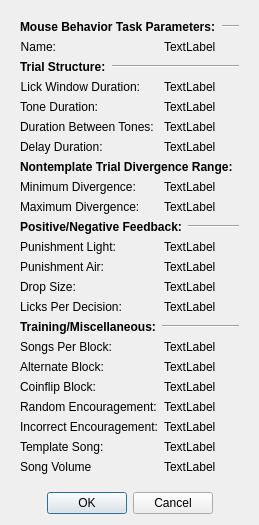
<?xml version="1.0" encoding="UTF-8"?>
<ui version="4.0">
 <class>parametersConfirm</class>
 <widget class="QDialog" name="parametersConfirm">
  <property name="enabled">
   <bool>true</bool>
  </property>
  <property name="geometry">
   <rect>
    <x>0</x>
    <y>0</y>
    <width>254</width>
    <height>525</height>
   </rect>
  </property>
  <property name="sizePolicy">
   <sizepolicy hsizetype="Preferred" vsizetype="Expanding">
    <horstretch>0</horstretch>
    <verstretch>0</verstretch>
   </sizepolicy>
  </property>
  <property name="windowTitle">
   <string>Confirmation</string>
  </property>
  <property name="modal">
   <bool>true</bool>
  </property>
  <layout class="QVBoxLayout" name="verticalLayout">
   <item>
    <widget class="QWidget" name="widget" native="true">
     <layout class="QFormLayout" name="formLayout">
      <item row="0" column="0" colspan="2">
       <layout class="QHBoxLayout" name="horizontalLayout_6">
        <item>
         <widget class="QLabel" name="label_4">
          <property name="font">
           <font>
            <weight>75</weight>
            <bold>true</bold>
           </font>
          </property>
          <property name="text">
           <string>Mouse Behavior Task Parameters:</string>
          </property>
         </widget>
        </item>
        <item>
         <widget class="Line" name="line_5">
          <property name="orientation">
           <enum>Qt::Horizontal</enum>
          </property>
         </widget>
        </item>
       </layout>
      </item>
      <item row="1" column="0">
       <widget class="QLabel" name="label_2">
        <property name="text">
         <string>Name:</string>
        </property>
        <property name="alignment">
         <set>Qt::AlignRight|Qt::AlignTrailing|Qt::AlignVCenter</set>
        </property>
       </widget>
      </item>
      <item row="1" column="1">
       <widget class="QLabel" name="name_label">
        <property name="text">
         <string>TextLabel</string>
        </property>
       </widget>
      </item>
      <item row="2" column="0" colspan="2">
       <layout class="QHBoxLayout" name="horizontalLayout">
        <item>
         <widget class="QLabel" name="label_21">
          <property name="sizePolicy">
           <sizepolicy hsizetype="Fixed" vsizetype="Preferred">
            <horstretch>0</horstretch>
            <verstretch>0</verstretch>
           </sizepolicy>
          </property>
          <property name="font">
           <font>
            <weight>75</weight>
            <bold>true</bold>
           </font>
          </property>
          <property name="text">
           <string>Trial Structure:</string>
          </property>
         </widget>
        </item>
        <item>
         <widget class="Line" name="line">
          <property name="orientation">
           <enum>Qt::Horizontal</enum>
          </property>
         </widget>
        </item>
       </layout>
      </item>
      <item row="3" column="0">
       <widget class="QLabel" name="label">
        <property name="text">
         <string>Lick Window Duration:</string>
        </property>
        <property name="alignment">
         <set>Qt::AlignRight|Qt::AlignTrailing|Qt::AlignVCenter</set>
        </property>
       </widget>
      </item>
      <item row="3" column="1">
       <widget class="QLabel" name="lick_window_duration_label">
        <property name="text">
         <string>TextLabel</string>
        </property>
       </widget>
      </item>
      <item row="4" column="0">
       <widget class="QLabel" name="label_15">
        <property name="text">
         <string>Tone Duration:</string>
        </property>
        <property name="alignment">
         <set>Qt::AlignRight|Qt::AlignTrailing|Qt::AlignVCenter</set>
        </property>
       </widget>
      </item>
      <item row="4" column="1">
       <widget class="QLabel" name="tone_duration_label">
        <property name="text">
         <string>TextLabel</string>
        </property>
       </widget>
      </item>
      <item row="5" column="0">
       <widget class="QLabel" name="label_13">
        <property name="text">
         <string>Duration Between Tones:</string>
        </property>
       </widget>
      </item>
      <item row="5" column="1">
       <widget class="QLabel" name="between_tones_duration_label">
        <property name="text">
         <string>TextLabel</string>
        </property>
       </widget>
      </item>
      <item row="6" column="0">
       <widget class="QLabel" name="label_3">
        <property name="text">
         <string>Delay Duration:</string>
        </property>
       </widget>
      </item>
      <item row="6" column="1">
       <widget class="QLabel" name="delay_duration_label">
        <property name="text">
         <string>TextLabel</string>
        </property>
       </widget>
      </item>
      <item row="7" column="0" colspan="2">
       <layout class="QHBoxLayout" name="horizontalLayout_2">
        <item>
         <widget class="QLabel" name="label_22">
          <property name="sizePolicy">
           <sizepolicy hsizetype="Fixed" vsizetype="Preferred">
            <horstretch>0</horstretch>
            <verstretch>0</verstretch>
           </sizepolicy>
          </property>
          <property name="font">
           <font>
            <weight>75</weight>
            <bold>true</bold>
           </font>
          </property>
          <property name="text">
           <string>Nontemplate Trial Divergence Range:</string>
          </property>
         </widget>
        </item>
        <item>
         <widget class="Line" name="line_2">
          <property name="orientation">
           <enum>Qt::Horizontal</enum>
          </property>
         </widget>
        </item>
       </layout>
      </item>
      <item row="8" column="0">
       <widget class="QLabel" name="label_5">
        <property name="text">
         <string>Minimum Divergence:</string>
        </property>
       </widget>
      </item>
      <item row="8" column="1">
       <widget class="QLabel" name="min_divergence_label">
        <property name="text">
         <string>TextLabel</string>
        </property>
       </widget>
      </item>
      <item row="9" column="0">
       <widget class="QLabel" name="label_7">
        <property name="text">
         <string>Maximum Divergence:</string>
        </property>
       </widget>
      </item>
      <item row="9" column="1">
       <widget class="QLabel" name="max_divergence_label">
        <property name="text">
         <string>TextLabel</string>
        </property>
       </widget>
      </item>
      <item row="10" column="0" colspan="2">
       <layout class="QHBoxLayout" name="horizontalLayout_3">
        <item>
         <widget class="QLabel" name="label_23">
          <property name="sizePolicy">
           <sizepolicy hsizetype="Fixed" vsizetype="Preferred">
            <horstretch>0</horstretch>
            <verstretch>0</verstretch>
           </sizepolicy>
          </property>
          <property name="font">
           <font>
            <weight>75</weight>
            <bold>true</bold>
           </font>
          </property>
          <property name="text">
           <string>Positive/Negative Feedback:</string>
          </property>
         </widget>
        </item>
        <item>
         <widget class="Line" name="line_3">
          <property name="orientation">
           <enum>Qt::Horizontal</enum>
          </property>
         </widget>
        </item>
       </layout>
      </item>
      <item row="11" column="0">
       <widget class="QLabel" name="label_11">
        <property name="text">
         <string>Punishment Light:</string>
        </property>
       </widget>
      </item>
      <item row="11" column="1">
       <widget class="QLabel" name="punishment_light_label">
        <property name="text">
         <string>TextLabel</string>
        </property>
       </widget>
      </item>
      <item row="12" column="0">
       <widget class="QLabel" name="label_17">
        <property name="text">
         <string>Punishment Air:</string>
        </property>
       </widget>
      </item>
      <item row="12" column="1">
       <widget class="QLabel" name="punishment_air_label">
        <property name="text">
         <string>TextLabel</string>
        </property>
       </widget>
      </item>
      <item row="13" column="0">
       <widget class="QLabel" name="label_19">
        <property name="text">
         <string>Drop Size:</string>
        </property>
       </widget>
      </item>
      <item row="13" column="1">
       <widget class="QLabel" name="drop_size_label">
        <property name="text">
         <string>TextLabel</string>
        </property>
       </widget>
      </item>
      <item row="14" column="0">
       <widget class="QLabel" name="label_25">
        <property name="text">
         <string>Licks Per Decision:</string>
        </property>
       </widget>
      </item>
      <item row="14" column="1">
       <widget class="QLabel" name="licks_per_decision_label">
        <property name="text">
         <string>TextLabel</string>
        </property>
       </widget>
      </item>
      <item row="15" column="0" colspan="2">
       <layout class="QHBoxLayout" name="horizontalLayout_4">
        <item>
         <widget class="QLabel" name="label_24">
          <property name="sizePolicy">
           <sizepolicy hsizetype="Fixed" vsizetype="Preferred">
            <horstretch>0</horstretch>
            <verstretch>0</verstretch>
           </sizepolicy>
          </property>
          <property name="font">
           <font>
            <weight>75</weight>
            <bold>true</bold>
           </font>
          </property>
          <property name="text">
           <string>Training/Miscellaneous:</string>
          </property>
         </widget>
        </item>
        <item>
         <widget class="Line" name="line_4">
          <property name="orientation">
           <enum>Qt::Horizontal</enum>
          </property>
         </widget>
        </item>
       </layout>
      </item>
      <item row="16" column="0">
       <widget class="QLabel" name="label_27">
        <property name="sizePolicy">
         <sizepolicy hsizetype="Preferred" vsizetype="Preferred">
          <horstretch>0</horstretch>
          <verstretch>0</verstretch>
         </sizepolicy>
        </property>
        <property name="text">
         <string>Songs Per Block:</string>
        </property>
        <property name="alignment">
         <set>Qt::AlignLeading|Qt::AlignLeft|Qt::AlignVCenter</set>
        </property>
       </widget>
      </item>
      <item row="16" column="1">
       <widget class="QLabel" name="songs_per_block_label">
        <property name="text">
         <string>TextLabel</string>
        </property>
       </widget>
      </item>
      <item row="17" column="0">
       <widget class="QLabel" name="label_29">
        <property name="text">
         <string>Alternate Block:</string>
        </property>
       </widget>
      </item>
      <item row="17" column="1">
       <widget class="QLabel" name="alternate_block_label">
        <property name="text">
         <string>TextLabel</string>
        </property>
       </widget>
      </item>
      <item row="18" column="0">
       <widget class="QLabel" name="label_31">
        <property name="text">
         <string>Coinflip Block:</string>
        </property>
       </widget>
      </item>
      <item row="18" column="1">
       <widget class="QLabel" name="coinflip_block_label">
        <property name="text">
         <string>TextLabel</string>
        </property>
       </widget>
      </item>
      <item row="19" column="0">
       <widget class="QLabel" name="label_33">
        <property name="text">
         <string>Random Encouragement:</string>
        </property>
       </widget>
      </item>
      <item row="19" column="1">
       <widget class="QLabel" name="random_encouragement_trials_label">
        <property name="text">
         <string>TextLabel</string>
        </property>
       </widget>
      </item>
      <item row="20" column="0">
       <widget class="QLabel" name="label_34">
        <property name="text">
         <string>Incorrect Encouragement:</string>
        </property>
       </widget>
      </item>
      <item row="20" column="1">
       <widget class="QLabel" name="incorrect_encouragement_trials_label">
        <property name="text">
         <string>TextLabel</string>
        </property>
       </widget>
      </item>
      <item row="21" column="0">
       <widget class="QLabel" name="label_37">
        <property name="text">
         <string>Template Song:</string>
        </property>
       </widget>
      </item>
      <item row="21" column="1">
       <widget class="QLabel" name="template_song_label">
        <property name="text">
         <string>TextLabel</string>
        </property>
       </widget>
      </item>
      <item row="22" column="0">
       <widget class="QLabel" name="label_6">
        <property name="text">
         <string>Song Volume</string>
        </property>
       </widget>
      </item>
      <item row="22" column="1">
       <widget class="QLabel" name="song_volume_label">
        <property name="text">
         <string>TextLabel</string>
        </property>
       </widget>
      </item>
     </layout>
    </widget>
   </item>
   <item>
    <widget class="QDialogButtonBox" name="confirmation_button_box">
     <property name="sizePolicy">
      <sizepolicy hsizetype="Preferred" vsizetype="Fixed">
       <horstretch>0</horstretch>
       <verstretch>0</verstretch>
      </sizepolicy>
     </property>
     <property name="orientation">
      <enum>Qt::Horizontal</enum>
     </property>
     <property name="standardButtons">
      <set>QDialogButtonBox::Cancel|QDialogButtonBox::Ok</set>
     </property>
     <property name="centerButtons">
      <bool>true</bool>
     </property>
    </widget>
   </item>
  </layout>
 </widget>
 <resources/>
 <connections/>
</ui>
